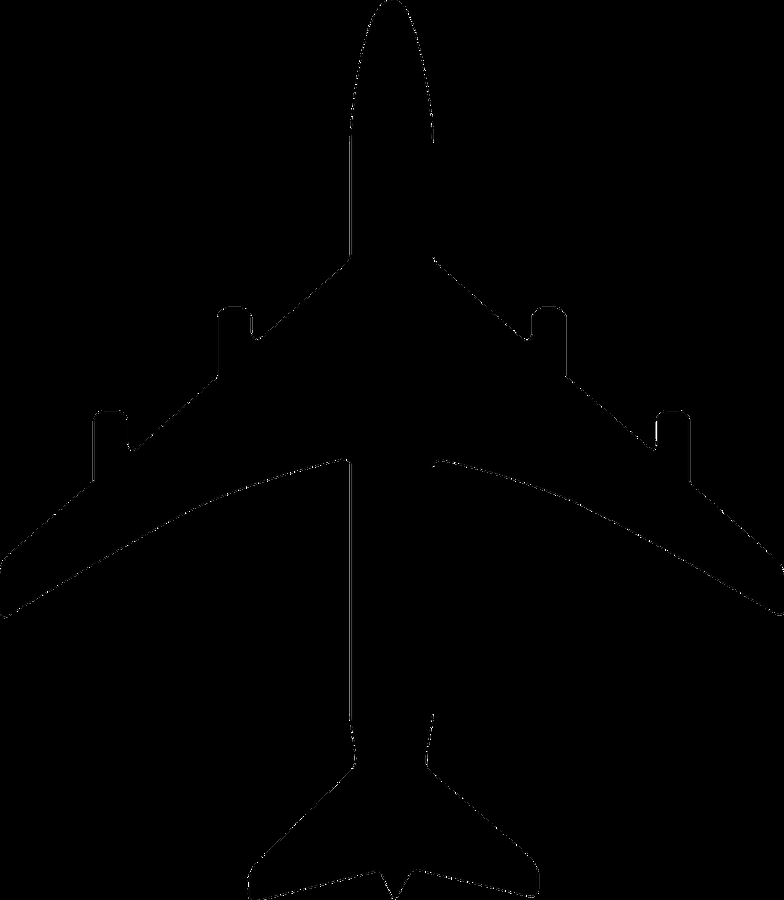
#> input picture assets/plane.png, 784 x 900 px, shrunk from 1116 x 1280 before the run, found by its file name
$ python generate_enemy_texture.py
#> lines starting #> are read from the running program, lines starting #| are printed output that depends on the picture
import cv2
import numpy as np


base_color  = (0, 0, 1, 0)


image = cv2.imread("assets/plane.png", cv2.IMREAD_UNCHANGED)
#> image is the input picture: shape (900, 784, 4); mean B, G, R, A 0.5, 0.5, 0.5, 59.9

print(image.shape)
#| (900, 784, 4)

image = image + 255 * np.array(base_color)
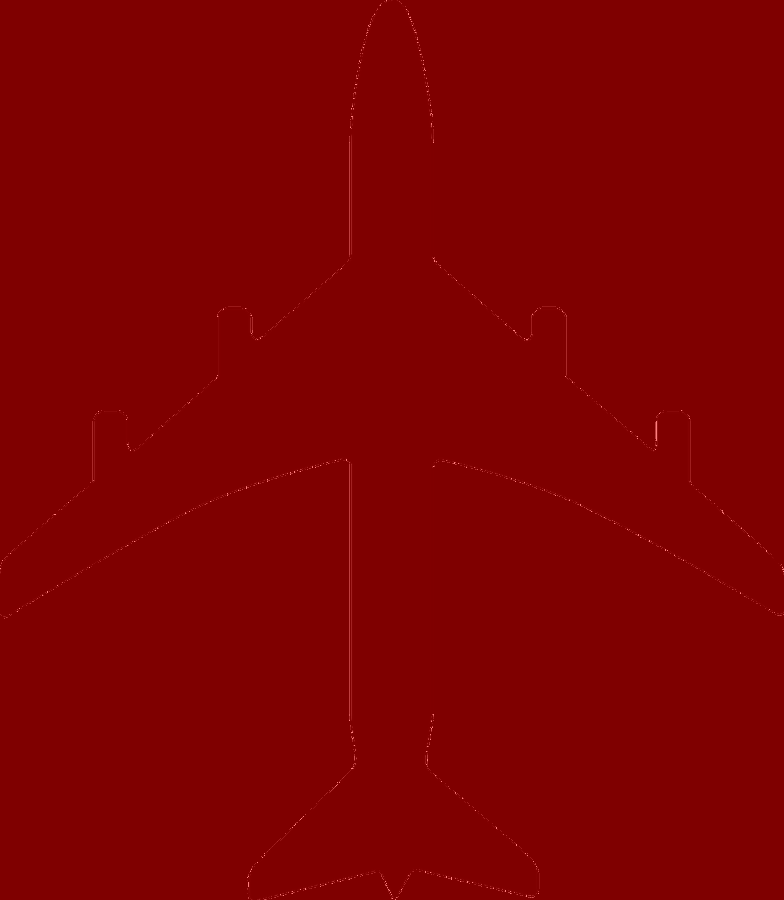
#> image: shape (900, 784, 4) int64; mean B, G, R, A 0.5, 0.5, 255.5, 59.9; drawn with min black and max white

print(image.shape, image.dtype, np.max(image))
#| (900, 784, 4) int64 510

image       = np.clip(image, 0, 255)
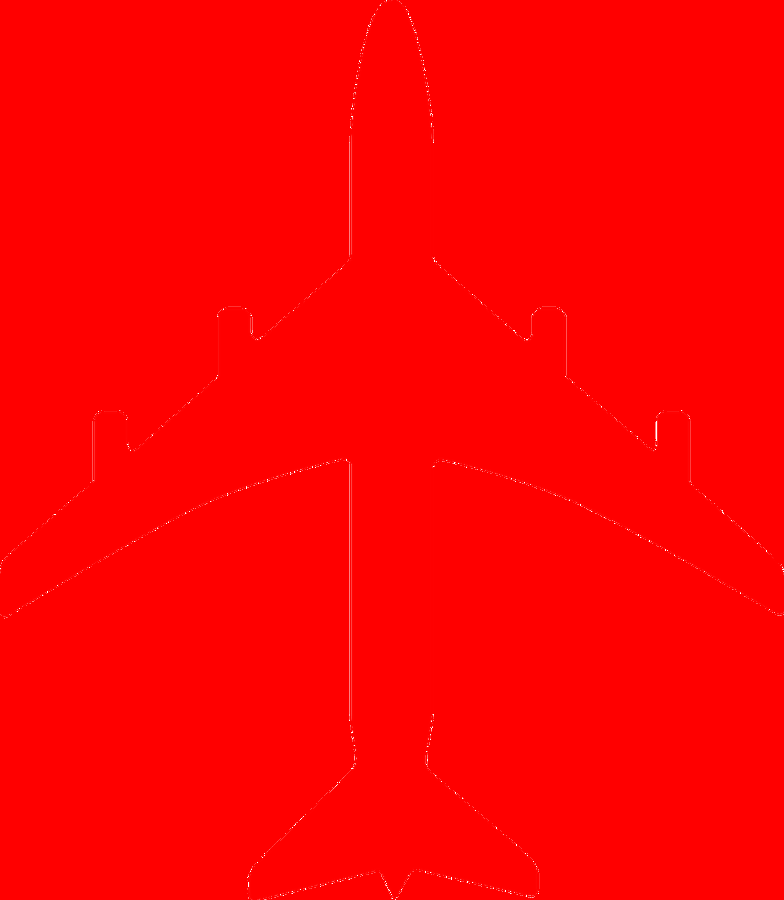
#> image: shape (900, 784, 4) int64; mean B, G, R, A 0.5, 0.5, 255, 59.9
image       = image.astype(np.uint8)

print(image.shape)
#| (900, 784, 4)

cv2.imwrite("assets/enemy.png", image)

$ run again, with assets/cloud_black.png copied over assets/plane.png
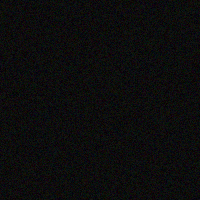
#> input picture assets/cloud_black.png, 200 x 200 px, found by its file name
#> image is the input picture: shape (200, 200, 4); mean B, G, R, A 12.5, 12.6, 12.5, 89
#| (200, 200, 4)
#> `image = image + 255 * np.array(base_color)`:
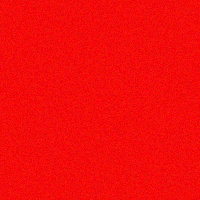
#> image: shape (200, 200, 4) int64; mean B, G, R, A 12.5, 12.6, 267.5, 89; drawn with min black and max white
#| (200, 200, 4) int64 280
#> `image       = np.clip(image, 0, 255)`:
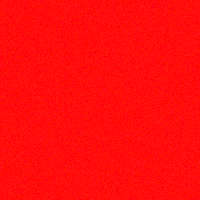
#> image: shape (200, 200, 4) int64; mean B, G, R, A 12.5, 12.6, 255, 89
#| (200, 200, 4)

$ run again, with assets/test.png copied over assets/plane.png
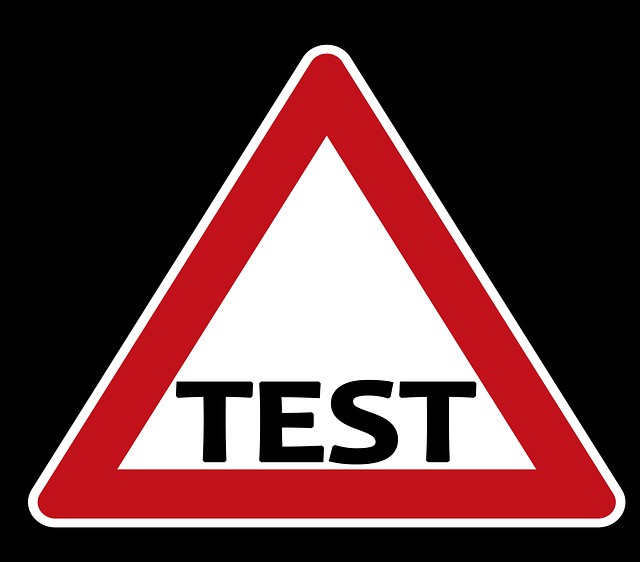
#> input picture assets/test.png, 640 x 562 px, found by its file name
#> image is the input picture: shape (562, 640, 4); mean B, G, R, A 57.6, 55.6, 92.1, 120
#| (562, 640, 4)
#> `image = image + 255 * np.array(base_color)`:
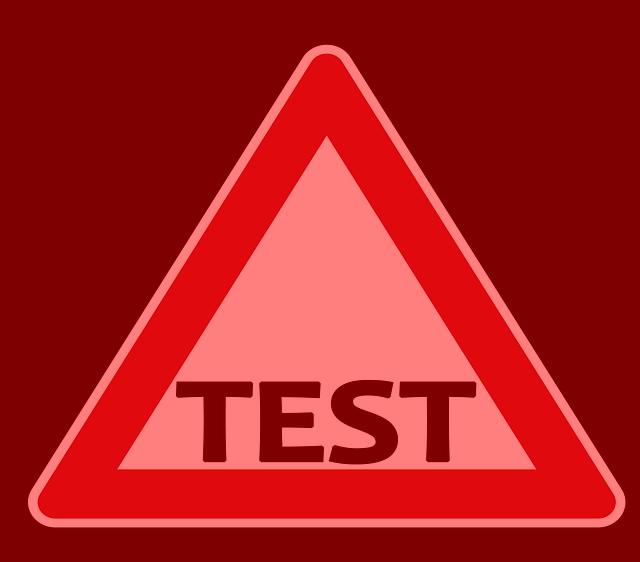
#> image: shape (562, 640, 4) int64; mean B, G, R, A 57.6, 55.6, 347.1, 120; drawn with min black and max white
#| (562, 640, 4) int64 510
#> `image       = np.clip(image, 0, 255)`:
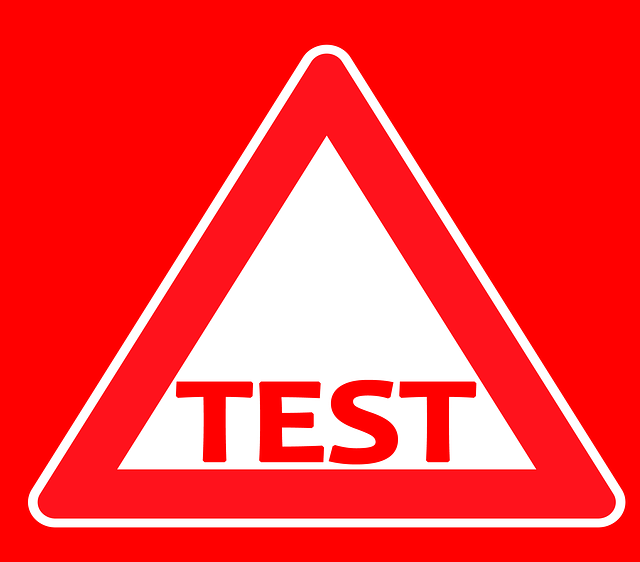
#> image: shape (562, 640, 4) int64; mean B, G, R, A 57.6, 55.6, 255, 120
#| (562, 640, 4)
